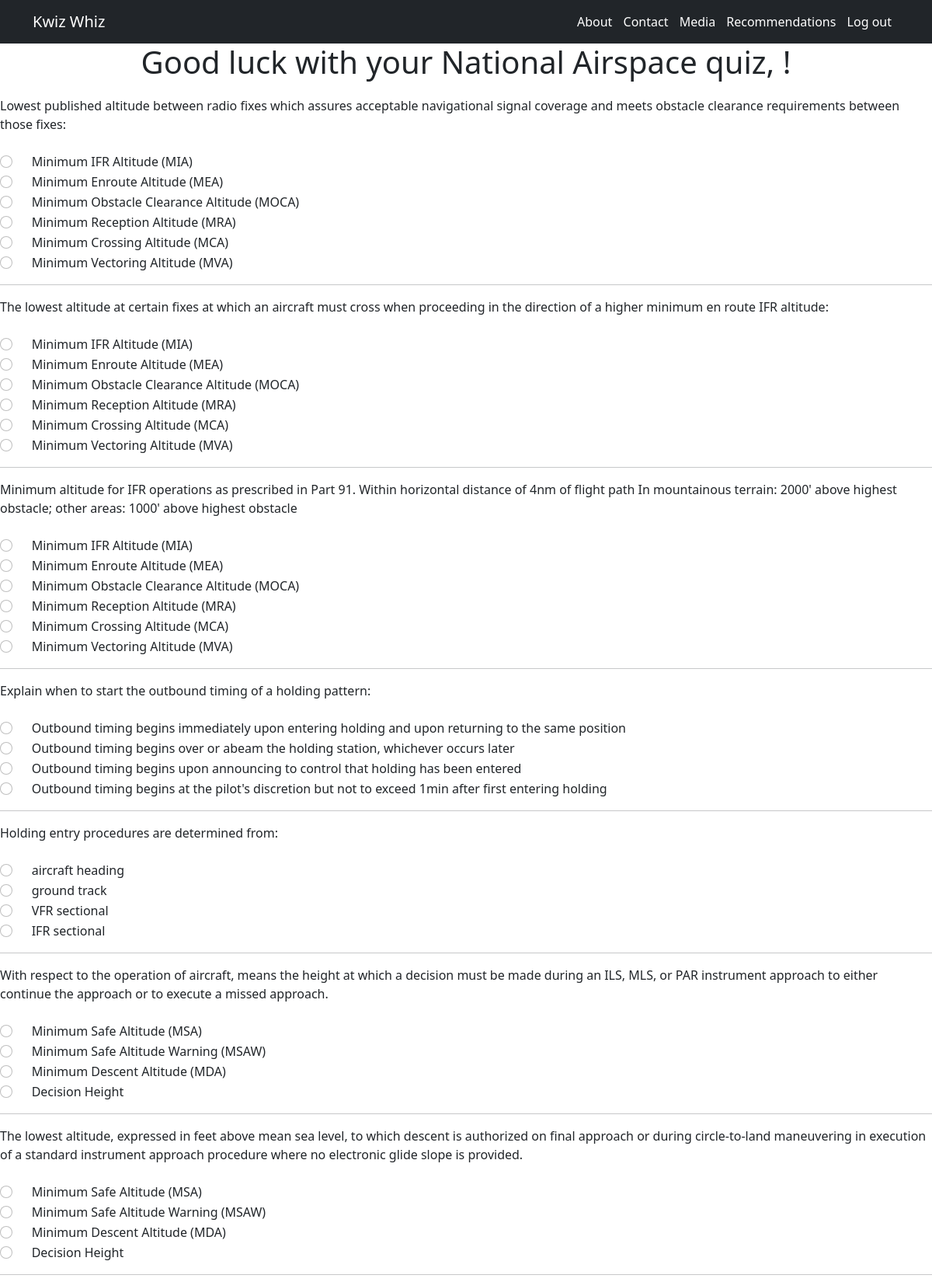
Page /takequiz/1 (upper part) on the committed database.
### kwizwhiz_app/models.py (models this page shows, shortened)
class Quiz(models.Model):
    class Meta:
        verbose_name_plural = "Quizzes"
        ordering = ['id']
    topic = models.ForeignKey(Topic, related_name='quizzes', on_delete=models.DO_NOTHING)
    title = models.CharField(max_length=100, default='New Quiz')
    created_at = models.DateTimeField(auto_now_add=True)
    updated_at = models.DateTimeField(auto_now=True)

class Question(models.Model):
    class Meta:
        ordering = ['quiz']
    quiz = models.ForeignKey(Quiz, related_name='questions', on_delete=models.CASCADE)
    title = models.CharField(max_length=255)

class Answer(models.Model):
    question = models.ForeignKey(Question, related_name='answers', on_delete=models.CASCADE)
    answer_text = models.CharField(max_length=255)
    is_right = models.BooleanField(default=False)

### kwizwhiz_app/views.py (the view)
# urls.py: path('takequiz/<int:quiz_id>', views.takequiz),
def takequiz(request, quiz_id):
    quiz = Quiz.objects.get(id = quiz_id)
    questions = Question.objects.all()
    answers = Answer.objects.all()
    context = {
        "answers": answers,
        "questions": questions,
        "quiz": quiz
    }
    return render(request, "takequiz.html", context)

### kwizwhiz_app/templates/takequiz.html (shortened to what this page needs)
<!DOCTYPE html>
<html lang="en">
<head>
    <link href="https://cdn.jsdelivr.net/npm/bootstrap@5.0.2/dist/css/bootstrap.min.css" rel="stylesheet">
    {% load static %}
    <link rel="stylesheet" href="{% static 'css/index.css' %}">
</head>
<body>
    <nav class="navbar navbar-expand-lg navbar-dark bg-dark">
        <div class="container">
        <a class="navbar-brand" href="/">Kwiz Whiz</a>
            <span class="navbar-text">
                <span class="navbar-text">
                    <a href="/about">About</a>
                    <a href="/contact">Contact</a>
                    <a href="/media">Media</a>
                    <a href="/recommend">Recommendations</a>
                    <a href="/logout">Log out</a>
                </span>
            </span>
        </div>
    </nav>
    <h1>Good luck with your {{quiz.title}} quiz, {{request.session.name}}!</h1>
    <div>
        <div>
            <form method="POST" action="/processquiz/{{quiz.id}}">
            {% for question in quiz.questions.all %}
            <div><label for="question">{{question.title}}</label></div>
            <br>
                {% for answer in question.answers.all %}
                <div class="form-check">
                  <input class="form-check-input" type="radio" id="html" name="answer-{{question.id}}" value="{{answer.answer_text}}">
                   <label class="form-check-label" for="html">{{answer.answer_text}}</label>
                </div>
                {% endfor %}
            <hr>
            {% endfor %}
            </form>
        </div>
    </div>
</body>
</html>

### kwizwhiz_app/static/css/index.css (style rules this page uses)
span a { padding-right: 10px; text-decoration: none; }
h5, h3, h1 { text-align: center; height: 60px; }

### rows in the picture
Quiz: title "National Airspace"
Question: title "Lowest published altitude between radio fixes which assures acceptable navigational signal coverage and meets obstacle clearance requirements between those fixes:"
Answer: answer_text "Minimum IFR Altitude (MIA)"
Answer: answer_text "Minimum Enroute Altitude (MEA)"
Answer: answer_text "Minimum Obstacle Clearance Altitude (MOCA)"
Answer: answer_text "Minimum Reception Altitude (MRA)"
Answer: answer_text "Minimum Crossing Altitude (MCA)"
Answer: answer_text "Minimum Vectoring Altitude (MVA)"
Question: title "The lowest altitude at certain fixes at which an aircraft must cross when proceeding in the direction of a higher minimum en route IFR altitude:"
Answer: answer_text "Minimum IFR Altitude (MIA)"
Answer: answer_text "Minimum Enroute Altitude (MEA)"
Answer: answer_text "Minimum Obstacle Clearance Altitude (MOCA)"
Answer: answer_text "Minimum Reception Altitude (MRA)"
Answer: answer_text "Minimum Crossing Altitude (MCA)"
Answer: answer_text "Minimum Vectoring Altitude (MVA)"
Question: title "Minimum altitude for IFR operations as prescribed in Part 91. Within horizontal distance of 4nm of flight path In mountainous terrain: 2000' above highest obstacle; other areas: 1000' above highest obstacle"
Answer: answer_text "Minimum IFR Altitude (MIA)"
Answer: answer_text "Minimum Enroute Altitude (MEA)"
Answer: answer_text "Minimum Obstacle Clearance Altitude (MOCA)"
Answer: answer_text "Minimum Reception Altitude (MRA)"
Answer: answer_text "Minimum Crossing Altitude (MCA)"
Answer: answer_text "Minimum Vectoring Altitude (MVA)"
Question: title "Explain when to start the outbound timing of a holding pattern:"
Answer: answer_text "Outbound timing begins immediately upon entering holding and upon returning to the same position"
Answer: answer_text "Outbound timing begins over or abeam the holding station, whichever occurs later"
Answer: answer_text "Outbound timing begins upon announcing to control that holding has been entered"
Answer: answer_text "Outbound timing begins at the pilot's discretion but not to exceed 1min after first entering holding"
Question: title "Holding entry procedures are determined from:"
Answer: answer_text "aircraft heading"
Answer: answer_text "ground track"
Answer: answer_text "VFR sectional"
Answer: answer_text "IFR sectional"
Question: title "With respect to the operation of aircraft, means the height at which a decision must be made during an ILS, MLS, or PAR instrument approach to either continue the approach or to execute a missed approach."
Answer: answer_text "Minimum Safe Altitude (MSA)"
Answer: answer_text "Minimum Safe Altitude Warning (MSAW)"
Answer: answer_text "Minimum Descent Altitude (MDA)"
Answer: answer_text "Decision Height"
Question: title "The lowest altitude, expressed in feet above mean sea level, to which descent is authorized on final approach or during circle-to-land maneuvering in execution of a standard instrument approach procedure where no electronic glide slope is provided."
Answer: answer_text "Minimum Safe Altitude (MSA)"
Answer: answer_text "Minimum Safe Altitude Warning (MSAW)"
Answer: answer_text "Minimum Descent Altitude (MDA)"
Answer: answer_text "Decision Height"
